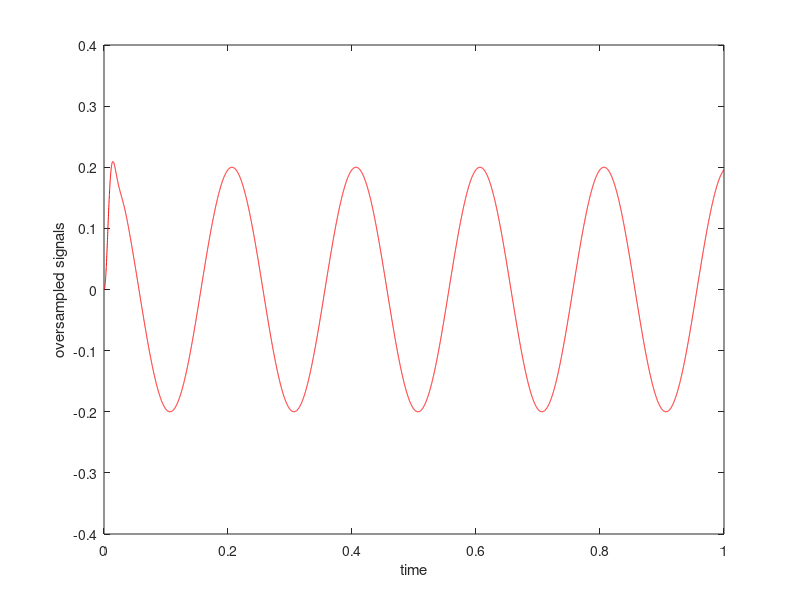
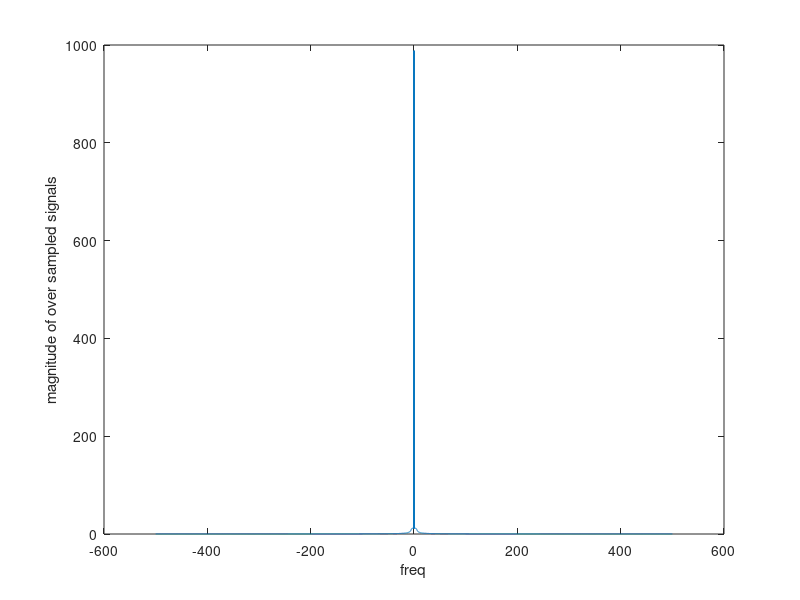
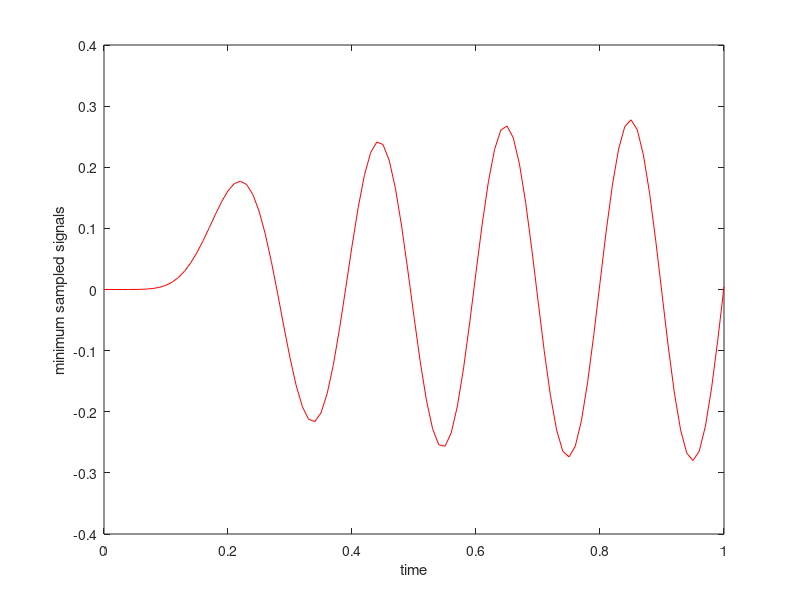
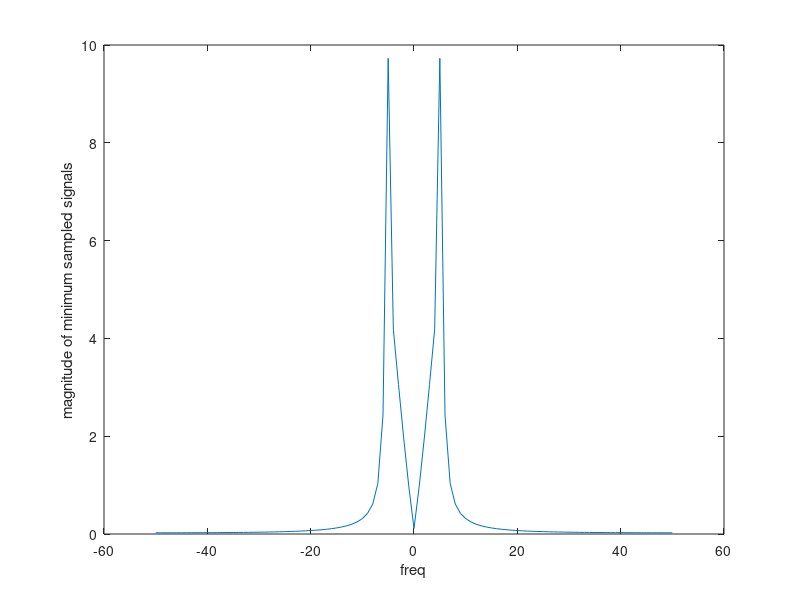

Write MATLAB code to recreate these figures, in order.

clear all;clc;
%% __1  construction for over sampling    "fs>Fn"
t=0:0.001:1;            % time vector   fs=1000(sampling freq)
y=2*cos(2*pi*5*t);      %the signal
[B,A] = butter(3,1000/100000,'low' );       % butter fly filter "LB"
zero_added_signal=zeros(1,length(y)*10);    %to change sample freq
for i=1:length(y)
zero_added_signal(i*10)=y(i);
end
zero_added_signal(1:9)=[];
% Adding zeros enhances the signal display and 
%don't change the spectrum,it changes sampling freq. only
t=linspace(0,1,length(zero_added_signal));
filtered_signal = filter(B,A,zero_added_signal);
figure
plot(t,filtered_signal,'r' )
xlabel('time')
ylabel('oversampled signals')
s=fft(filtered_signal);
s=fftshift(s);
fs=1000; % f=5 FN=10 over samping fs>FN so assume fs=100 after up sampling fs=1000
freq=linspace(-fs/2,fs/2,length(s));
figure
plot(freq,abs(s))
xlabel('freq')
ylabel('magnitude of over sampled signals')


%% __2  construction for minimum sampling   "fs=Fn"

t=0:0.1:1;      % 0.1 because f=5 ,FN=10 at ""critcal niquect"" fs=FN=10 ,t=0:1/fs:1
y=2*cos(2*pi*5*t);
[B,A] = butter(10,0.1,'low' );
zero_added_signal=zeros(1,length(y)*10);
for i=1:length(y)
zero_added_signal(i*10)=y(i);
end
zero_added_signal(1:9)=[];
%
t=linspace(0,1,length(zero_added_signal));
filtered_signal = filter(B,A,zero_added_signal);
figure
plot(t,filtered_signal,'r' )
xlabel('time')
ylabel('minimum sampled signals')
%
s=fft(filtered_signal);
s=fftshift(s);
fs=100; % f=5 FN=10 minumum samping fs=FN so fs=10 after up sampling fs=100
freq=linspace(-fs/2,fs/2,length(s));
figure
plot(freq,abs(s))
xlabel('freq')
ylabel('magnitude of minimum sampled signals')
%% __3  construction for undersampling sampling  "fs<Fn"

t=0:0.2:1;  %fs=5 <Fn'10' 
y=2*cos(2*pi*5*t);
[B,A] = butter(10,0.2,'low' );
zero_added_signal=zeros(1,length(y)*10);
for i=1:length(y)
zero_added_signal(i*10)=y(i);
end
zero_added_signal(1:9)=[];
%
t=linspace(0,1,length(zero_added_signal));
filtered_signal = filter(B,A,zero_added_signal);
figure
plot(t,filtered_signal,'r' )
xlabel('time')
ylabel('undersampling  signals')
%
s=fft(filtered_signal);
s=fftshift(s);
fs=50;  % after upsampling
freq=linspace(-fs/2,fs/2,length(s));
figure
plot(freq,abs(s))
xlabel('freq')
ylabel('magnitude of  undersampling  signals')
